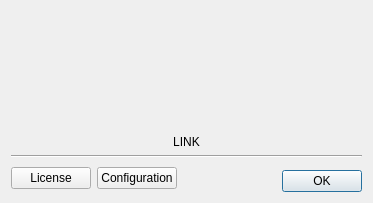
<?xml version="1.0" encoding="UTF-8"?>
<ui version="4.0">
 <class>tt3::gui::AboutDialog</class>
 <widget class="QDialog" name="tt3::gui::AboutDialog">
  <property name="geometry">
   <rect>
    <x>0</x>
    <y>0</y>
    <width>373</width>
    <height>203</height>
   </rect>
  </property>
  <property name="sizePolicy">
   <sizepolicy hsizetype="Minimum" vsizetype="Minimum">
    <horstretch>0</horstretch>
    <verstretch>0</verstretch>
   </sizepolicy>
  </property>
  <property name="windowTitle">
   <string>About TimeTracker3</string>
  </property>
  <property name="windowIcon">
   <iconset resource="tt3-gui.qrc">
    <normaloff>:/tt3-gui/Resources/Images/Actions/AboutLarge.png</normaloff>:/tt3-gui/Resources/Images/Actions/AboutLarge.png</iconset>
  </property>
  <property name="modal">
   <bool>true</bool>
  </property>
  <layout class="QGridLayout" name="gridLayout">
   <item row="1" column="0" rowspan="2">
    <widget class="QLabel" name="pictureLabel">
     <property name="sizePolicy">
      <sizepolicy hsizetype="Fixed" vsizetype="Fixed">
       <horstretch>32</horstretch>
       <verstretch>32</verstretch>
      </sizepolicy>
     </property>
     <property name="minimumSize">
      <size>
       <width>32</width>
       <height>32</height>
      </size>
     </property>
     <property name="text">
      <string/>
     </property>
     <property name="pixmap">
      <pixmap resource="tt3-gui.qrc">:/tt3-gui/Resources/Images/Objects/Tt3Large.png</pixmap>
     </property>
    </widget>
   </item>
   <item row="5" column="0" colspan="5">
    <widget class="Line" name="line">
     <property name="orientation">
      <enum>Qt::Orientation::Horizontal</enum>
     </property>
    </widget>
   </item>
   <item row="6" column="0" rowspan="2" colspan="2">
    <widget class="QPushButton" name="showLicensePushButton">
     <property name="text">
      <string>License</string>
     </property>
     <property name="icon">
      <iconset resource="tt3-gui.qrc">
       <normaloff>:/tt3-gui/Resources/Images/Actions/ShowLicenseSmall.png</normaloff>:/tt3-gui/Resources/Images/Actions/ShowLicenseSmall.png</iconset>
     </property>
    </widget>
   </item>
   <item row="6" column="2" rowspan="2">
    <widget class="QPushButton" name="showConfigurationPushButton">
     <property name="text">
      <string>Configuration</string>
     </property>
     <property name="icon">
      <iconset resource="tt3-gui.qrc">
       <normaloff>:/tt3-gui/Resources/Images/Actions/ShowConfigurationSmall.png</normaloff>:/tt3-gui/Resources/Images/Actions/ShowConfigurationSmall.png</iconset>
     </property>
    </widget>
   </item>
   <item row="7" column="3">
    <spacer name="horizontalSpacer">
     <property name="orientation">
      <enum>Qt::Orientation::Horizontal</enum>
     </property>
     <property name="sizeHint" stdset="0">
      <size>
       <width>31</width>
       <height>20</height>
      </size>
     </property>
    </spacer>
   </item>
   <item row="7" column="4">
    <widget class="QDialogButtonBox" name="buttonBox">
     <property name="orientation">
      <enum>Qt::Orientation::Horizontal</enum>
     </property>
     <property name="standardButtons">
      <set>QDialogButtonBox::StandardButton::Ok</set>
     </property>
    </widget>
   </item>
   <item row="4" column="0" colspan="5">
    <widget class="QLabel" name="linkLabel">
     <property name="text">
      <string>LINK</string>
     </property>
     <property name="alignment">
      <set>Qt::AlignmentFlag::AlignCenter</set>
     </property>
    </widget>
   </item>
   <item row="3" column="1" colspan="4">
    <widget class="QLabel" name="creditsLabel">
     <property name="text">
      <string>&lt;CREDITS&gt;</string>
     </property>
     <property name="alignment">
      <set>Qt::AlignmentFlag::AlignCenter</set>
     </property>
    </widget>
   </item>
   <item row="2" column="1" colspan="4">
    <widget class="QLabel" name="copyrightLabel">
     <property name="text">
      <string>&lt;COPYRIGHT&gt;</string>
     </property>
     <property name="alignment">
      <set>Qt::AlignmentFlag::AlignCenter</set>
     </property>
    </widget>
   </item>
   <item row="1" column="1" colspan="4">
    <widget class="QLabel" name="versionLabel">
     <property name="text">
      <string>&lt;VERSION&gt;</string>
     </property>
     <property name="alignment">
      <set>Qt::AlignmentFlag::AlignCenter</set>
     </property>
    </widget>
   </item>
   <item row="0" column="1" colspan="4">
    <widget class="QLabel" name="productLabel">
     <property name="text">
      <string>&lt;NAME&gt;</string>
     </property>
     <property name="alignment">
      <set>Qt::AlignmentFlag::AlignCenter</set>
     </property>
    </widget>
   </item>
  </layout>
 </widget>
 <tabstops>
  <tabstop>showLicensePushButton</tabstop>
  <tabstop>showConfigurationPushButton</tabstop>
 </tabstops>
 <resources>
  <include location="tt3-gui.qrc"/>
 </resources>
 <connections>
  <connection>
   <sender>buttonBox</sender>
   <signal>accepted()</signal>
   <receiver>tt3::gui::AboutDialog</receiver>
   <slot>accept()</slot>
   <hints>
    <hint type="sourcelabel">
     <x>248</x>
     <y>254</y>
    </hint>
    <hint type="destinationlabel">
     <x>157</x>
     <y>274</y>
    </hint>
   </hints>
  </connection>
  <connection>
   <sender>showLicensePushButton</sender>
   <signal>clicked()</signal>
   <receiver>tt3::gui::AboutDialog</receiver>
   <slot>_showLicensePushButtonClicked()</slot>
   <hints>
    <hint type="sourcelabel">
     <x>51</x>
     <y>161</y>
    </hint>
    <hint type="destinationlabel">
     <x>180</x>
     <y>95</y>
    </hint>
   </hints>
  </connection>
  <connection>
   <sender>showConfigurationPushButton</sender>
   <signal>clicked()</signal>
   <receiver>tt3::gui::AboutDialog</receiver>
   <slot>_showConfigurationPushButtonClicked()</slot>
   <hints>
    <hint type="sourcelabel">
     <x>160</x>
     <y>161</y>
    </hint>
    <hint type="destinationlabel">
     <x>180</x>
     <y>95</y>
    </hint>
   </hints>
  </connection>
  <connection>
   <sender>buttonBox</sender>
   <signal>rejected()</signal>
   <receiver>tt3::gui::AboutDialog</receiver>
   <slot>reject()</slot>
   <hints>
    <hint type="sourcelabel">
     <x>307</x>
     <y>150</y>
    </hint>
    <hint type="destinationlabel">
     <x>179</x>
     <y>87</y>
    </hint>
   </hints>
  </connection>
 </connections>
 <slots>
  <slot>_showLicensePushButtonClicked()</slot>
  <slot>_showConfigurationPushButtonClicked()</slot>
 </slots>
</ui>
